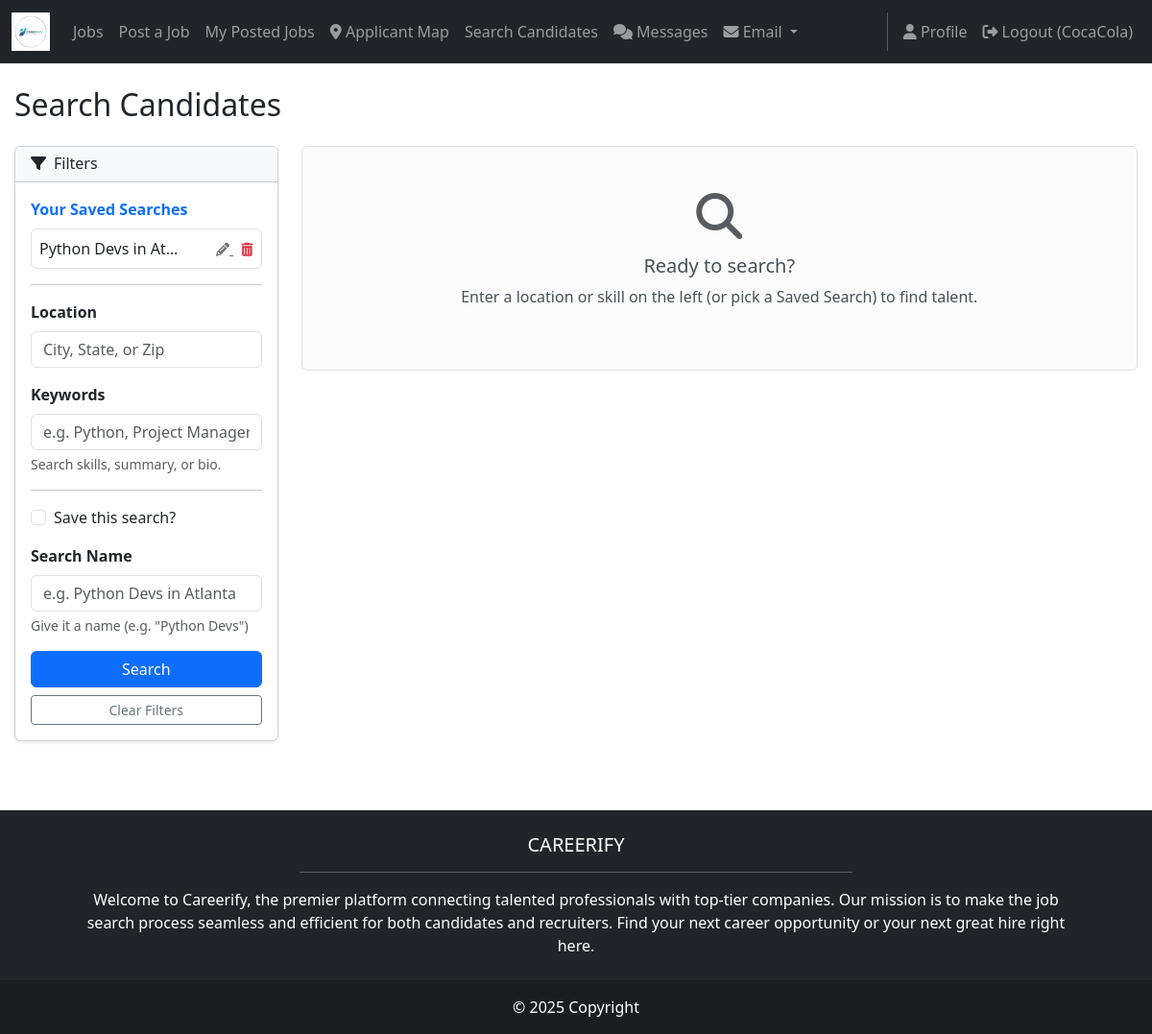
The page /accounts/search/ (signed in) on the database as committed earlier.
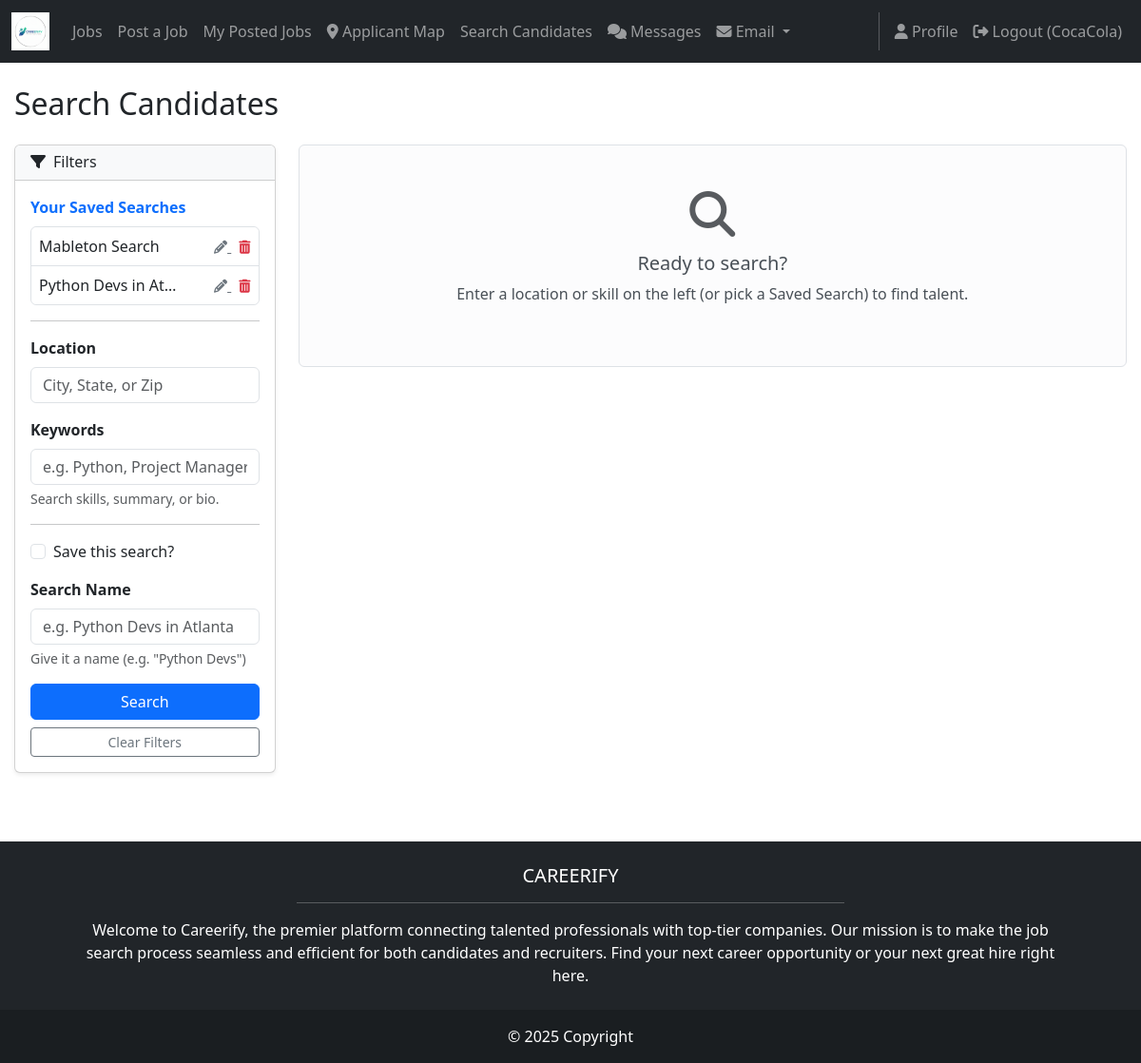
The same page on the database as committed later.
### accounts/models.py (models this page shows, shortened)
class SavedSearch(models.Model):
    recruiter = models.ForeignKey(EmployerProfile, on_delete=models.CASCADE, related_name='saved_searches')
    name = models.CharField(max_length=100, default="My Saved Search")
    location = models.CharField(max_length=100, blank=True)
    keywords = models.CharField(max_length=255, blank=True)
    created_at = models.DateTimeField(auto_now_add=True)
    last_notified = models.DateTimeField(null=True, blank=True)

### accounts/views.py (the view, shortened to what this page needs)
# urls.py: path('search/', views.search_candidates_view, name='search_candidates'),
@login_required
def search_candidates_view(request):
    if not hasattr(request.user, 'profile') or request.user.profile.account_type != 'employer':
        messages.error(request, "Only employers can search for candidates.")
        return redirect('home.index')
    form = CandidateSearchForm(request.GET or None)
    results = []
    try:
        employer_profile = request.user.profile.employerprofile
        saved_searches = SavedSearch.objects.filter(recruiter=employer_profile).order_by('-created_at')
    except:
        saved_searches = []
    return render(request, 'accounts/candidate_search.html', {
        'form': form,
        'results': results,
        'saved_searches': saved_searches,
        'title': 'Search Candidates'
    })

### accounts/forms.py
class CandidateSearchForm(forms.Form):
    location = forms.CharField(
    required=False,
    label='Location',
    widget=forms.TextInput(attrs={'class': 'form-control', 'placeholder': 'City, State, or Zip'})
    )
    keywords = forms.CharField(
    required=False,
    label='Keywords',
    help_text='Search skills, summary, or bio.',
    widget=forms.TextInput(attrs={'class': 'form-control', 'placeholder': 'e.g. Python, Project Manager, SQL'})
    )
    save_search = forms.BooleanField(
        required=False,
        label="Save this search for later?",
        widget=forms.CheckboxInput(attrs={'class': 'form-check-input'})
    )
    search_name = forms.CharField(
        required=False,
        label="Name this search",
        widget=forms.TextInput(attrs={'class': 'form-control', 'placeholder': 'e.g. Python Devs in Atlanta'})
    )

### messaging/context_processors.py (called while the page is built)
def unread_message_count(request):
    if request.user.is_authenticated:
        unread_count = Message.objects.filter(
            conversation__participants=request.user,
            is_read=False
        ).exclude(sender=request.user).count()
        return {'unread_message_count': unread_count}
    return {'unread_message_count': 0}

### accounts/templates/accounts/candidate_search.html (shortened to what the changed rows need)
{% extends 'base.html' %}
{% load static %}
{% block content %}
<div class="container mt-4 mb-5">
    <div class="row">
        <div class="col-12 mb-3">
            <h2>Search Candidates</h2>
        </div>
        <div class="col-md-4 col-lg-3">
            <div class="card shadow-sm mb-4">
                <div class="card-body">
                    {% if saved_searches %}
                        <div class="mb-3">
                            <ul class="list-group list-group-flush border rounded">
                                {% for search in saved_searches %}
                                    <li class="list-group-item d-flex justify-content-between align-items-center p-2">
                                        <a href="?location={{ search.location }}&keywords={{ search.keywords }}"
                                           class="text-decoration-none text-dark text-truncate"
                                           style="max-width: 65%;"
                                           title="Run this search">
                                            {{ search.name }}
                                        </a>
                                        <div class="flex-shrink-0">
                                            <a href="{% url 'edit_saved_search' search.pk %}"
                                               class="text-secondary me-2"
                                               title="Edit Search">
                                                <i class="fas fa-pencil-alt small"></i>
                                            </a>
                                            <a href="{% url 'delete_saved_search' search.pk %}"
                                               class="text-danger"
                                               title="Delete Search"
                                               onclick="return confirm('Are you sure you want to delete this saved search?');">
                                                <i class="fas fa-trash-alt small"></i>
                                            </a>
                                        </div>
                                    </li>
                                {% endfor %}
                            </ul>
                        </div>
                    {% endif %}
                </div>
            </div>
        </div>
    </div>
</div>
{% endblock %}

Rows that differ between the two databases and show on the page:
added SavedSearch: name "Mableton Search"
